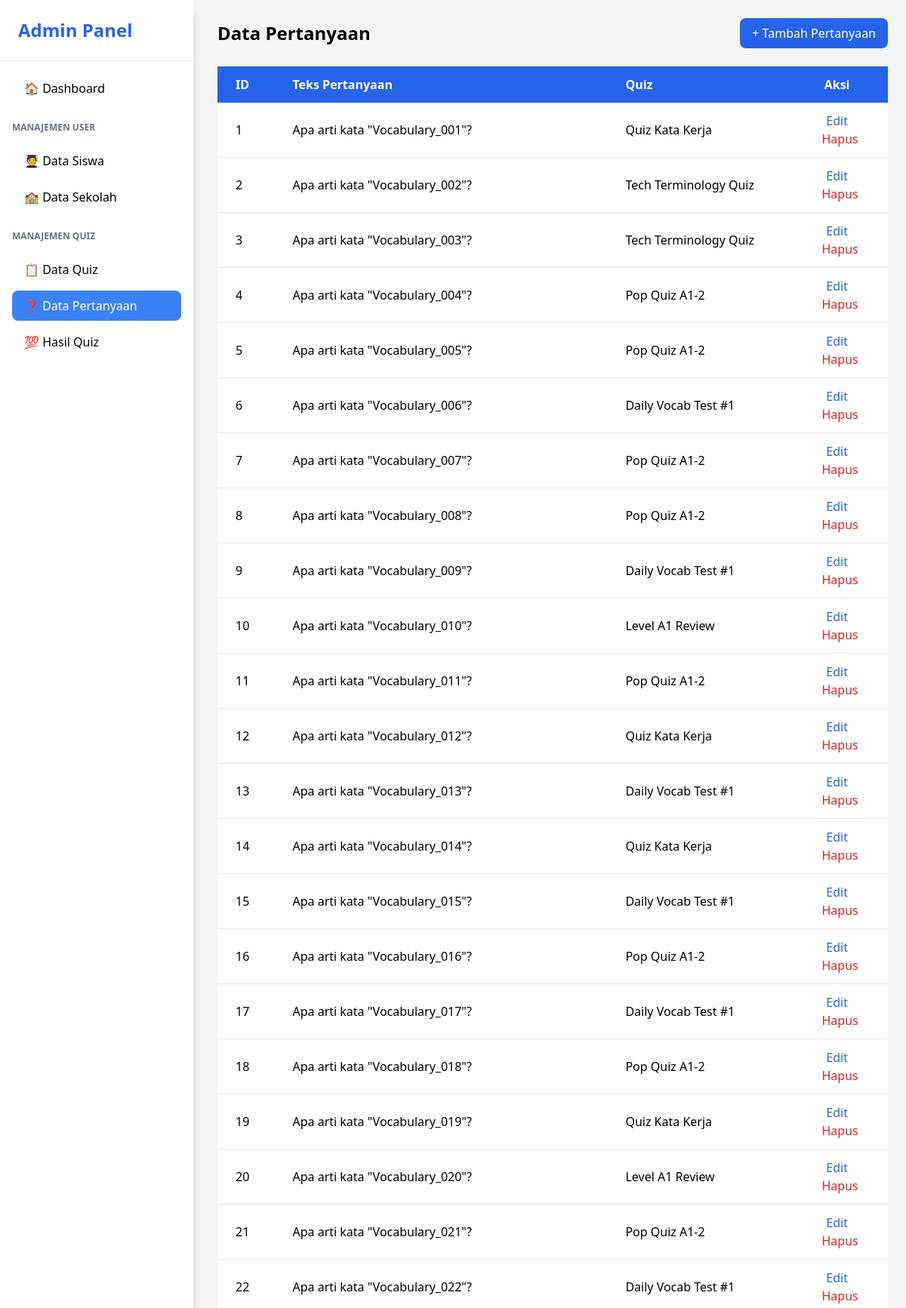
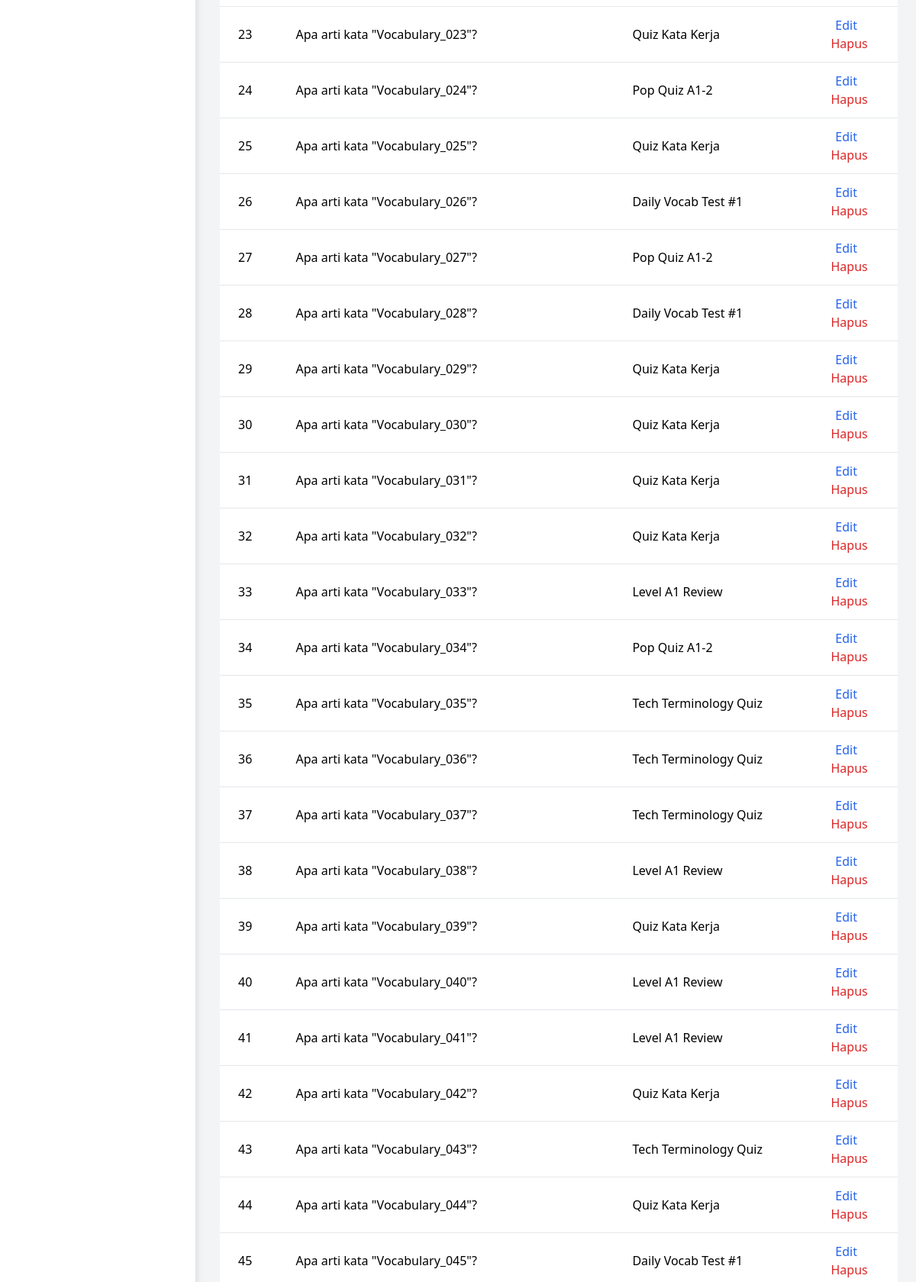
Page /?action=pertanyaanAdmin (signed in, upper part) on the committed database (2 pictures, top to bottom).
### tables this page shows
CREATE TABLE `pertanyaan` (
  `id_pertanyaan` int NOT NULL AUTO_INCREMENT,
  `teks_pertanyaan` text NOT NULL,
  `quiz_id` int DEFAULT NULL,
  `admin_id` int DEFAULT NULL,
  PRIMARY KEY (`id_pertanyaan`),
  KEY `quiz_id` (`quiz_id`),
  KEY `admin_id` (`admin_id`),
  CONSTRAINT `pertanyaan_ibfk_1` FOREIGN KEY (`quiz_id`) REFERENCES `quiz` (`id_quiz`),
  CONSTRAINT `pertanyaan_ibfk_2` FOREIGN KEY (`admin_id`) REFERENCES `admin` (`id_admin`)
);

CREATE TABLE `quiz` (
  `id_quiz` int NOT NULL AUTO_INCREMENT,
  `nama_quiz` varchar(100) NOT NULL,
  `durasi` time DEFAULT NULL,
  `waktu_pelaksanaan` datetime DEFAULT NULL,
  `waktu_berakhir` datetime DEFAULT NULL,
  `admin_id` int DEFAULT NULL,
  PRIMARY KEY (`id_quiz`),
  KEY `admin_id` (`admin_id`),
  CONSTRAINT `quiz_ibfk_1` FOREIGN KEY (`admin_id`) REFERENCES `admin` (`id_admin`)
);

### controller/admin/pertanyaanController.php (called while the page is built, shortened)
<?php
include "config/koneksi.php";
include "model/admin/quizModel.php";
function index(){
    $data = getAllPertanyaan();
    include "view/admin/pertanyaan.php";
}

### index.php (called while the page is built, shortened)
<?php
$method = $_GET['method'] ?? 'index';
$method();

### model/admin/quizModel.php (called while the page is built, shortened)
<?php
function getAllPertanyaan() {
    global $conn;
    $query = mysqli_query($conn, "SELECT p.*, q.nama_quiz FROM pertanyaan AS p JOIN quiz AS q ON p.quiz_id = q.id_quiz");
    return mysqli_fetch_all($query, MYSQLI_ASSOC);
}

### view/admin/pertanyaan.php (the view, shortened to what this page needs)
<!DOCTYPE html>
<html lang="id">
<head>
    <script src="https://cdn.tailwindcss.com"></script>
</head>
<body class="bg-gray-100">
<div class="min-h-screen flex">
    <div class="w-64 bg-white shadow-lg fixed top-0 left-0 h-full">
        <?php include 'component/sidebar.php'; ?>
    </div>
    <main class="flex-1 pl-72 p-6">
        <div class="flex justify-between items-center mb-6">
            <h1 class="text-2xl font-bold">Data Pertanyaan</h1>
            <a href="?action=pertanyaanAdmin&method=create" class="bg-blue-600 text-white px-4 py-2 rounded-lg hover:bg-blue-700">
                + Tambah Pertanyaan
            </a>
        </div>
        <div class="overflow-x-auto">
            <table class="min-w-full bg-white rounded-xl shadow-md">
                <thead class="bg-blue-600 text-white">
                    <tr>
                        <th class="py-3 px-6 text-left">ID</th>
                        <th class="py-3 px-6 text-left">Teks Pertanyaan</th>
                        <th class="py-3 px-6 text-left">Quiz</th>
                        <th class="py-3 px-6 text-center">Aksi</th>
                    </tr>
                </thead>
                <tbody class="divide-y divide-gray-200">
                    <?php foreach ($data as $row): ?>
                    <tr class="hover:bg-gray-100">
                        <td class="py-3 px-6"><?= $row['id_pertanyaan']; ?></td>
                        <td class="py-3 px-6"><?= $row['teks_pertanyaan']; ?></td>
                        <td class="py-3 px-6"><?= $row['nama_quiz']; ?></td>
                        <td class="py-3 px-6 text-center space-x-2">
                            <a href="?action=pertanyaanAdmin&method=edit&id=<?= $row['id_pertanyaan']; ?>" class="text-blue-600 hover:underline">Edit</a>
                            <a onclick="return confirm('Yakin ingin menghapus pertanyaan ini?');" href="?action=pertanyaanAdmin&method=delete&id=<?= $row['id_pertanyaan']; ?>" class="text-red-600 hover:underline">Hapus</a>
                        </td>
                    </tr>
                    <?php endforeach; ?>
                </tbody>
            </table>
        </div>
    </main>
</div>
</body>
</html>

### rows in the picture
pertanyaan: id_pertanyaan "1", teks_pertanyaan "Apa arti kata \"Vocabulary_001\"?", quiz.nama_quiz "Quiz Kata Kerja"
pertanyaan: id_pertanyaan "2", teks_pertanyaan "Apa arti kata \"Vocabulary_002\"?", quiz.nama_quiz "Tech Terminology Quiz"
pertanyaan: id_pertanyaan "3", teks_pertanyaan "Apa arti kata \"Vocabulary_003\"?", quiz.nama_quiz "Tech Terminology Quiz"
pertanyaan: id_pertanyaan "4", teks_pertanyaan "Apa arti kata \"Vocabulary_004\"?", quiz.nama_quiz "Pop Quiz A1-2"
pertanyaan: id_pertanyaan "5", teks_pertanyaan "Apa arti kata \"Vocabulary_005\"?", quiz.nama_quiz "Pop Quiz A1-2"
pertanyaan: id_pertanyaan "6", teks_pertanyaan "Apa arti kata \"Vocabulary_006\"?", quiz.nama_quiz "Daily Vocab Test #1"
pertanyaan: id_pertanyaan "7", teks_pertanyaan "Apa arti kata \"Vocabulary_007\"?", quiz.nama_quiz "Pop Quiz A1-2"
pertanyaan: id_pertanyaan "8", teks_pertanyaan "Apa arti kata \"Vocabulary_008\"?", quiz.nama_quiz "Pop Quiz A1-2"
pertanyaan: id_pertanyaan "9", teks_pertanyaan "Apa arti kata \"Vocabulary_009\"?", quiz.nama_quiz "Daily Vocab Test #1"
pertanyaan: id_pertanyaan "10", teks_pertanyaan "Apa arti kata \"Vocabulary_010\"?", quiz.nama_quiz "Level A1 Review"
pertanyaan: id_pertanyaan "11", teks_pertanyaan "Apa arti kata \"Vocabulary_011\"?", quiz.nama_quiz "Pop Quiz A1-2"
pertanyaan: id_pertanyaan "12", teks_pertanyaan "Apa arti kata \"Vocabulary_012\"?", quiz.nama_quiz "Quiz Kata Kerja"
pertanyaan: id_pertanyaan "13", teks_pertanyaan "Apa arti kata \"Vocabulary_013\"?", quiz.nama_quiz "Daily Vocab Test #1"
pertanyaan: id_pertanyaan "14", teks_pertanyaan "Apa arti kata \"Vocabulary_014\"?", quiz.nama_quiz "Quiz Kata Kerja"
pertanyaan: id_pertanyaan "15", teks_pertanyaan "Apa arti kata \"Vocabulary_015\"?", quiz.nama_quiz "Daily Vocab Test #1"
pertanyaan: id_pertanyaan "16", teks_pertanyaan "Apa arti kata \"Vocabulary_016\"?", quiz.nama_quiz "Pop Quiz A1-2"
pertanyaan: id_pertanyaan "17", teks_pertanyaan "Apa arti kata \"Vocabulary_017\"?", quiz.nama_quiz "Daily Vocab Test #1"
pertanyaan: id_pertanyaan "18", teks_pertanyaan "Apa arti kata \"Vocabulary_018\"?", quiz.nama_quiz "Pop Quiz A1-2"
pertanyaan: id_pertanyaan "19", teks_pertanyaan "Apa arti kata \"Vocabulary_019\"?", quiz.nama_quiz "Quiz Kata Kerja"
pertanyaan: id_pertanyaan "20", teks_pertanyaan "Apa arti kata \"Vocabulary_020\"?", quiz.nama_quiz "Level A1 Review"
pertanyaan: id_pertanyaan "21", teks_pertanyaan "Apa arti kata \"Vocabulary_021\"?", quiz.nama_quiz "Pop Quiz A1-2"
pertanyaan: id_pertanyaan "22", teks_pertanyaan "Apa arti kata \"Vocabulary_022\"?", quiz.nama_quiz "Daily Vocab Test #1"
pertanyaan: id_pertanyaan "23", teks_pertanyaan "Apa arti kata \"Vocabulary_023\"?", quiz.nama_quiz "Quiz Kata Kerja"
pertanyaan: id_pertanyaan "24", teks_pertanyaan "Apa arti kata \"Vocabulary_024\"?", quiz.nama_quiz "Pop Quiz A1-2"
pertanyaan: id_pertanyaan "25", teks_pertanyaan "Apa arti kata \"Vocabulary_025\"?", quiz.nama_quiz "Quiz Kata Kerja"
pertanyaan: id_pertanyaan "26", teks_pertanyaan "Apa arti kata \"Vocabulary_026\"?", quiz.nama_quiz "Daily Vocab Test #1"
pertanyaan: id_pertanyaan "27", teks_pertanyaan "Apa arti kata \"Vocabulary_027\"?", quiz.nama_quiz "Pop Quiz A1-2"
pertanyaan: id_pertanyaan "28", teks_pertanyaan "Apa arti kata \"Vocabulary_028\"?", quiz.nama_quiz "Daily Vocab Test #1"
pertanyaan: id_pertanyaan "29", teks_pertanyaan "Apa arti kata \"Vocabulary_029\"?", quiz.nama_quiz "Quiz Kata Kerja"
pertanyaan: id_pertanyaan "30", teks_pertanyaan "Apa arti kata \"Vocabulary_030\"?", quiz.nama_quiz "Quiz Kata Kerja"
pertanyaan: id_pertanyaan "31", teks_pertanyaan "Apa arti kata \"Vocabulary_031\"?", quiz.nama_quiz "Quiz Kata Kerja"
pertanyaan: id_pertanyaan "32", teks_pertanyaan "Apa arti kata \"Vocabulary_032\"?", quiz.nama_quiz "Quiz Kata Kerja"
pertanyaan: id_pertanyaan "33", teks_pertanyaan "Apa arti kata \"Vocabulary_033\"?", quiz.nama_quiz "Level A1 Review"
pertanyaan: id_pertanyaan "34", teks_pertanyaan "Apa arti kata \"Vocabulary_034\"?", quiz.nama_quiz "Pop Quiz A1-2"
pertanyaan: id_pertanyaan "35", teks_pertanyaan "Apa arti kata \"Vocabulary_035\"?", quiz.nama_quiz "Tech Terminology Quiz"
pertanyaan: id_pertanyaan "36", teks_pertanyaan "Apa arti kata \"Vocabulary_036\"?", quiz.nama_quiz "Tech Terminology Quiz"
pertanyaan: id_pertanyaan "37", teks_pertanyaan "Apa arti kata \"Vocabulary_037\"?", quiz.nama_quiz "Tech Terminology Quiz"
pertanyaan: id_pertanyaan "38", teks_pertanyaan "Apa arti kata \"Vocabulary_038\"?", quiz.nama_quiz "Level A1 Review"
pertanyaan: id_pertanyaan "39", teks_pertanyaan "Apa arti kata \"Vocabulary_039\"?", quiz.nama_quiz "Quiz Kata Kerja"
pertanyaan: id_pertanyaan "40", teks_pertanyaan "Apa arti kata \"Vocabulary_040\"?", quiz.nama_quiz "Level A1 Review"
pertanyaan: id_pertanyaan "41", teks_pertanyaan "Apa arti kata \"Vocabulary_041\"?", quiz.nama_quiz "Level A1 Review"
pertanyaan: id_pertanyaan "42", teks_pertanyaan "Apa arti kata \"Vocabulary_042\"?", quiz.nama_quiz "Quiz Kata Kerja"
pertanyaan: id_pertanyaan "43", teks_pertanyaan "Apa arti kata \"Vocabulary_043\"?", quiz.nama_quiz "Tech Terminology Quiz"
pertanyaan: id_pertanyaan "44", teks_pertanyaan "Apa arti kata \"Vocabulary_044\"?", quiz.nama_quiz "Quiz Kata Kerja"
pertanyaan: id_pertanyaan "45", teks_pertanyaan "Apa arti kata \"Vocabulary_045\"?", quiz.nama_quiz "Daily Vocab Test #1"
